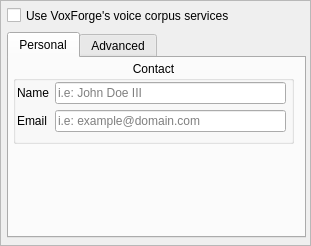
<?xml version="1.0" encoding="UTF-8"?>
<ui version="4.0">
 <class>VoxforgeSettingsPane</class>
 <widget class="QFrame" name="VoxforgeSettingsPane">
  <property name="geometry">
   <rect>
    <x>0</x>
    <y>0</y>
    <width>311</width>
    <height>246</height>
   </rect>
  </property>
  <property name="minimumSize">
   <size>
    <width>311</width>
    <height>246</height>
   </size>
  </property>
  <property name="maximumSize">
   <size>
    <width>311</width>
    <height>246</height>
   </size>
  </property>
  <property name="windowTitle">
   <string>Frame</string>
  </property>
  <property name="frameShape">
   <enum>QFrame::StyledPanel</enum>
  </property>
  <property name="frameShadow">
   <enum>QFrame::Raised</enum>
  </property>
  <widget class="QWidget" name="verticalLayoutWidget">
   <property name="geometry">
    <rect>
     <x>7</x>
     <y>5</y>
     <width>299</width>
     <height>233</height>
    </rect>
   </property>
   <layout class="QVBoxLayout" name="verticalLayout">
    <item>
     <widget class="QCheckBox" name="checkBox">
      <property name="minimumSize">
       <size>
        <width>232</width>
        <height>21</height>
       </size>
      </property>
      <property name="maximumSize">
       <size>
        <width>232</width>
        <height>21</height>
       </size>
      </property>
      <property name="text">
       <string>Use VoxForge's voice corpus services</string>
      </property>
     </widget>
    </item>
    <item>
     <widget class="QTabWidget" name="tabWidget">
      <property name="currentIndex">
       <number>0</number>
      </property>
      <widget class="QWidget" name="tabPersonal">
       <attribute name="title">
        <string>Personal</string>
       </attribute>
       <widget class="QGroupBox" name="groupBox">
        <property name="geometry">
         <rect>
          <x>4</x>
          <y>3</y>
          <width>281</width>
          <height>83</height>
         </rect>
        </property>
        <property name="title">
         <string>Contact</string>
        </property>
        <property name="alignment">
         <set>Qt::AlignHCenter|Qt::AlignTop</set>
        </property>
        <property name="flat">
         <bool>false</bool>
        </property>
        <property name="checkable">
         <bool>false</bool>
        </property>
        <widget class="QWidget" name="formLayoutWidget">
         <property name="geometry">
          <rect>
           <x>4</x>
           <y>21</y>
           <width>269</width>
           <height>55</height>
          </rect>
         </property>
         <layout class="QFormLayout" name="formLayout">
          <item row="0" column="0">
           <widget class="QLabel" name="nameLabel">
            <property name="text">
             <string>Name</string>
            </property>
           </widget>
          </item>
          <item row="0" column="1">
           <widget class="QLineEdit" name="nameLineEdit">
            <property name="placeholderText">
             <string>i.e: John Doe III</string>
            </property>
           </widget>
          </item>
          <item row="1" column="0">
           <widget class="QLabel" name="emailLabel">
            <property name="text">
             <string>Email</string>
            </property>
           </widget>
          </item>
          <item row="1" column="1">
           <widget class="QLineEdit" name="emailLineEdit">
            <property name="text">
             <string/>
            </property>
            <property name="placeholderText">
             <string>i.e: example@domain.com</string>
            </property>
           </widget>
          </item>
         </layout>
        </widget>
       </widget>
      </widget>
      <widget class="QWidget" name="tabAdvanced">
       <attribute name="title">
        <string>Advanced</string>
       </attribute>
      </widget>
     </widget>
    </item>
   </layout>
  </widget>
 </widget>
 <resources/>
 <connections/>
</ui>
